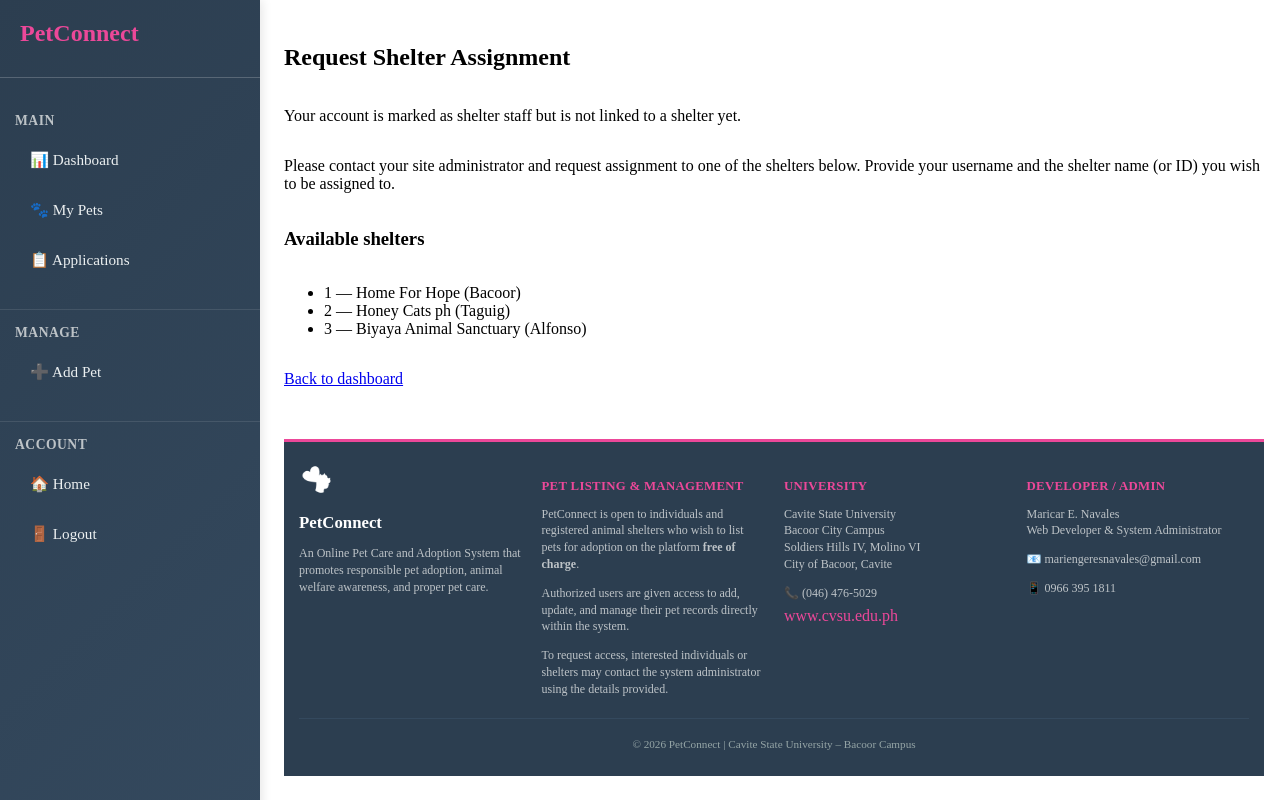
Screenshot of /dashboard/request-shelter/ (signed in) with the database file from the repository.
### pets/models.py (models this page shows, shortened)
class Shelter(models.Model):
    shelter_name = models.CharField(max_length=200)
    logo = models.ImageField(upload_to='shelter_logos/', blank=True, null=True)
    logo_thumb = models.ImageField(upload_to='shelter_logos/thumbs/', blank=True, null=True)
    address = models.TextField()
    city = models.CharField(max_length=100)
    province = models.CharField(max_length=100)
    postal_code = models.CharField(max_length=20)
    phone_number = models.CharField(max_length=20)
    email = models.EmailField()
    social_media_page = models.URLField(blank=True)
    description = models.TextField()
    date_registered = models.DateTimeField(auto_now_add=True)

### dashboard/views.py (the view)
# urls.py: path('request-shelter/', RequestShelterView.as_view(), name='dashboard-request-shelter'),
@method_decorator([login_required, user_passes_test(shelter_check)], name='dispatch')
class RequestShelterView(TemplateView):
    template_name = 'dashboard/request_shelter.html'
    def get_context_data(self, **kwargs):
        context = super().get_context_data(**kwargs)
        context['shelters'] = Shelter.objects.all()
        return context

### dashboard/views.py (called while the page is built)
def shelter_check(user):
    return user.is_authenticated and hasattr(user, 'profile') and user.profile.role == 'SHELTER'

### dashboard/templates/dashboard/request_shelter.html
{% extends 'dashboard/base.html' %}
{% block content %}
<h2>Request Shelter Assignment</h2>
<p>Your account is marked as shelter staff but is not linked to a shelter yet.</p>
<p>Please contact your site administrator and request assignment to one of the shelters below. Provide your username and the shelter name (or ID) you wish to be assigned to.</p>
<h3>Available shelters</h3>
<ul>
    {% for s in shelters %}
    <li>{{ s.id }} — {{ s.shelter_name }} ({{ s.city }})</li>
    {% empty %}
    <li>No shelters are registered yet. An administrator must create shelters first.</li>
    {% endfor %}
</ul>
<p><a href="{% url 'dashboard' %}">Back to dashboard</a></p>
{% endblock %}

### static/css/pet.css (style rules this page uses)
html, body { height: 100%; margin: 0; padding: 0; }
body { display: flex; flex-direction: column; }
.dashboard-content .page-container > *:not(.footer) { flex: 0 0 auto; }
.page-container > :not(.footer) { flex: 0 0 auto; }

### rows the page displays
Shelter: id "1", shelter_name "Home For Hope", city "Bacoor"
Shelter: id "2", shelter_name "Honey Cats ph", city "Taguig"
Shelter: id "3", shelter_name "Biyaya Animal Sanctuary", city "Alfonso"
